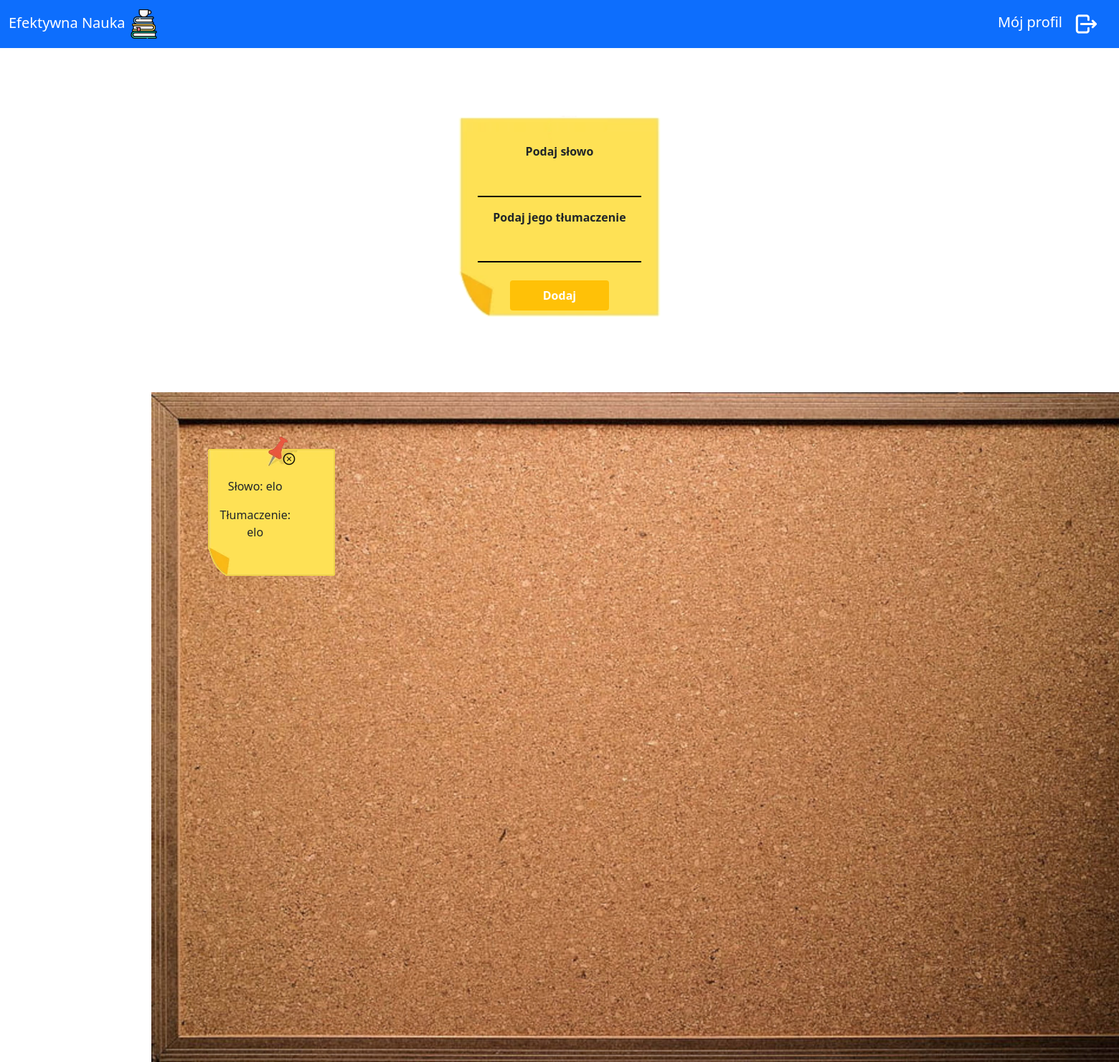
Page /group/3 (signed in) on the earlier database version.
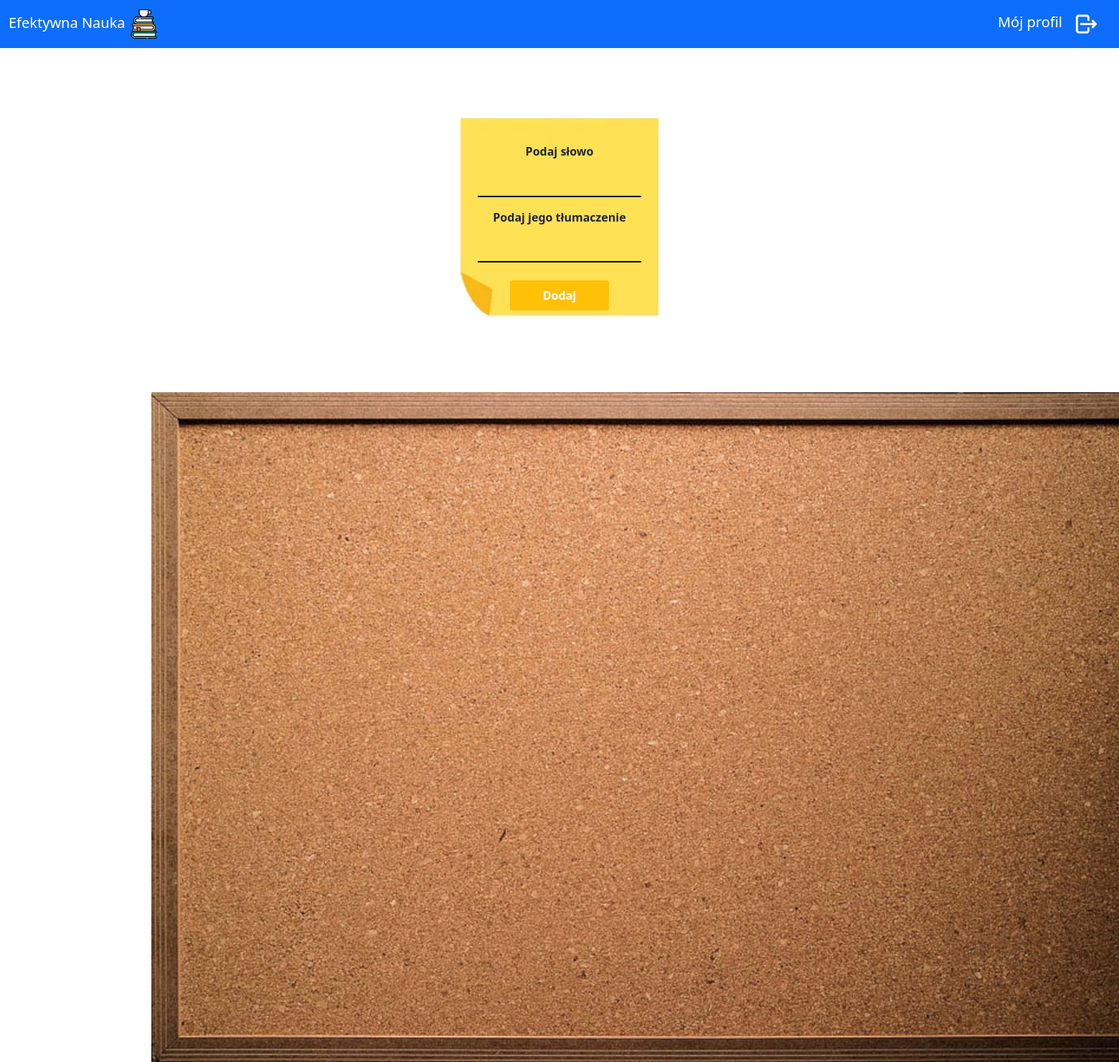
Same page on the later database version.
### swbo/models.py (models this page shows)
class cards(db.Model):
    id = db.Column("id", db.Integer, primary_key=True)
    word = db.Column(db.String(60))
    translation = db.Column(db.String(60))
    group_id = db.Column(db.Integer, db.ForeignKey("groups.id"))

### swbo/collection/routes.py (the view)
@collection.route("/group/<group>", methods=["GET", "POST"])
def group_page(group):
    if "logged_in" not in session:
        return redirect(url_for("user.login_page"))
    if request.method == "POST":
        word = request.form["word"]
        translation = request.form["translation"]
        if word == "" or translation == "":
            if word == '':
                session['form_error'] = "word"
            else:
                session['form_error'] = "translation"
        else:
            new_card = cards(word=word, translation=translation, group_id=group)
            db.session.add(new_card)
            db.session.commit()
        return redirect(url_for("collection.group_page", group=group))
    else:
        group_cards = cards.query.filter_by(group_id=group).all()
        if 'form_error' in session:
            error = session['form_error']
            flash("To pole nie może być puste")
            session.pop('form_error')
        else:
            error = ''
        group_name = groups.query.filter_by(id=group).first().name
        return render_template("group.html", group=group, error=error, cards=group_cards, group_name=group_name)

### swbo/templates/group.html (shortened to what this page needs)
{% extends "base.html" %}
{% block content %}
<div class="group">
    <form action="#" method="post">
      <img src="{{url_for('static', filename='images/sticky_notes1.png')}}" class="card-img"/>
      <div class="form-body">
        <div class="form-group mt-3">
            <label for="form-word"
                >
                Podaj słowo</label>
            <input type="text"
               {% if error == 'word' %}
                    class="form-control border border-danger transparent-input w-50 text-center"
               {% else %}
                    class="form-control transparent-input w-50 text-center"
               {% endif %}
               id="form-word" name="word">
          </div>
          <div class="form-group mt-3">
            <label for="passwordInput"
              >Podaj jego tłumaczenie</label>
            <input
                type="text"
                {% if error == 'translation' %}
                    class="form-control border border-danger transparent-input w-50 text-center"
                {% else %}
                    class="form-control transparent-input w-50 text-center"
                {% endif %}
                id="passwordInput"
                name="translation"
              >
          </div>
        </div>
      <button type="submit" class="btn btn-primary mt-3">Dodaj</button>
    </form>
</div>
    <div class="board">
    <img src="{{url_for('static', filename='images/pin_board.jpg')}}" class="board-img"/>
    {% if cards %}
         <div class="row justify-content-start flex-wrap">
            {% for card in cards %}
            <div class="p-0 m-3 position-relative" style="width: 15%">
                <a class="position-absolute text-decoration-none text-dark" href="/delete_card/{{card.id}}" style="top:20%; right: 0%">
                    <img src="{{url_for('static', filename='images/close_icon.png')}}"/>
                </a>
                <img src="{{url_for('static', filename='images/sticky_note.png')}}"/>
                <div class="position-absolute text-center " style="top:35%; left: 30%">
                    <p>Słowo: {{card.word}} </p>
                    <p>Tłumaczenie: {{card.translation}}</p>
                </div>
            </div>
            {% endfor %}
        </div>
    {% endif %}
    </div>
</div>
{% endblock %}

### swbo/templates/base.html (shortened to what this page needs)
<!DOCTYPE html>
<html lang="en">
<head>
    <link href="https://cdn.jsdelivr.net/npm/bootstrap@5.0.2/dist/css/bootstrap.min.css" rel="stylesheet">
    <link href="https://cdnjs.cloudflare.com/ajax/libs/fullcalendar/5.10.1/main.min.css" rel="stylesheet">
    <link rel="stylesheet" href="{{url_for('static', filename='styles/style.css')}}">
</head>
<body>
    <header>
        <nav class="navbar navbar-dark bg-primary">
          <div class="container-fluid">
            <a class="navbar-brand" href="/">Efektywna Nauka  <img src="{{url_for('static', filename='images/logo.png')}}" width="6%"/></a>
              {% if session["logged_in"]%}
                  <div class="d-inline-flex justify-content-end">
                    <a class="navbar-brand" href="/stats">Mój profil</a>
                    <a class="navbar-brand mw-100" href="/logout"><img src="{{url_for('static', filename='images/logout_icon.png')}}"/></a>
                  </div>
              {% else %}
                  <div>
                    <a class="navbar-brand" href="/login">Logowanie</a>
                    <a class="navbar-brand" href="/sign_up">Rejestracja</a>
                  </div>
              {% endif %}
          </div>
        </nav>
    </header>
    <main>
        <div class="container-fluid  w-75 p-3 wrapper">
            {% block content %}
            {% endblock %}
    </main>
</body>
</html>

### swbo/static/styles/style.css (style rules this page uses)
.transparent-input { background: transparent; border: none; border-bottom: 2px solid black; border-radius: 0; width: 70%; margin: 0 auto; }
.group form { max-width: 40%; text-align: center; margin: 0 auto; margin-bottom: 5%; }
.group form label { margin-bottom: 3%; }
.btn-primary { font-weight: 600!important; }
.group .card-img { max-width: 90%; width: 100%; z-index: 2; position: relative; }
.group .form-body { margin-top: -68%; z-index: 5; position: relative; font-weight: 600; margin-bottom: 2%; }
.group form button { z-index: 5; padding: 2% 10%; position: relative; background-color: #ffc107; border: none; }
.board img.board-img { position: absolute; width: auto; }
.board { margin-top: 10%; }
.wrapper { max-width: 1440px; }

Differences in the rows shown:
removed cards: word "elo", translation "elo"
